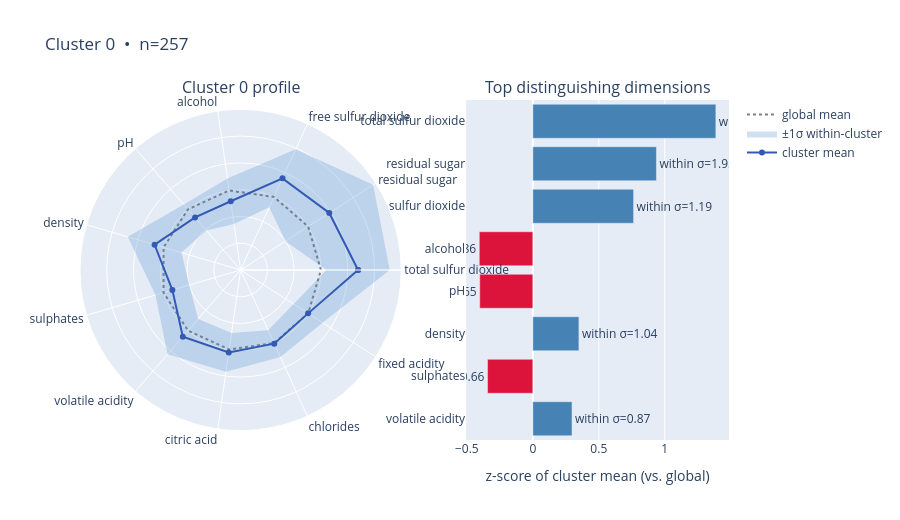
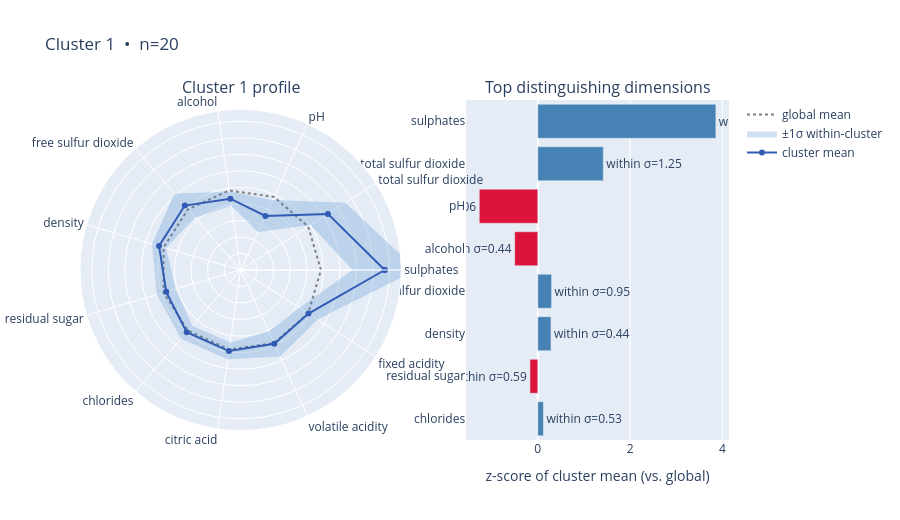
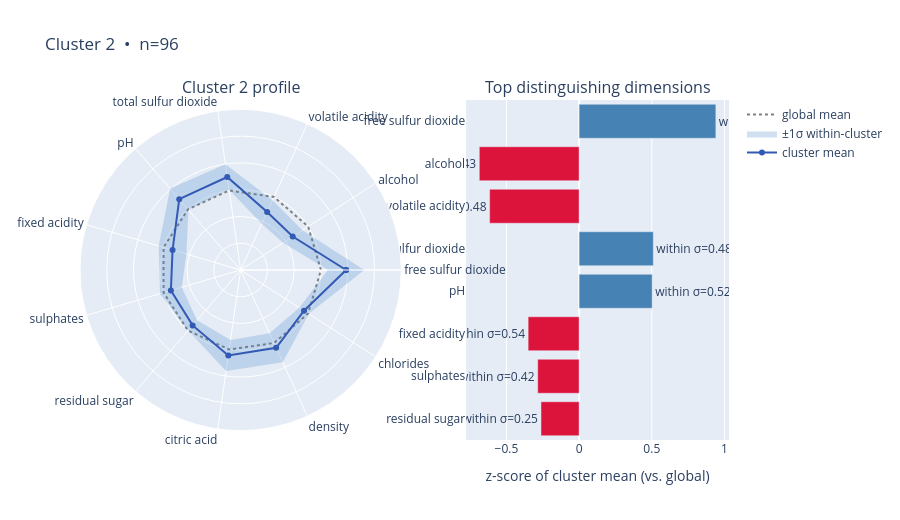
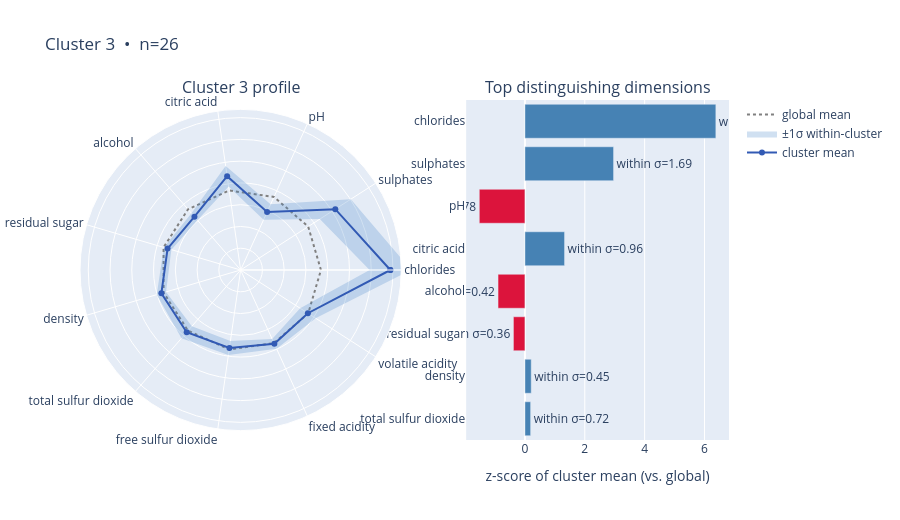

The notebook cell these images were saved under, in order:
### Code cell
for c in sorted(df["cluster"].unique()):
    if c == -1:
        continue  # skip outliers
    fig, rules = cluster_characteristics(c, df, X_scaled_df, feature_cols)
    fig.show()
    print(f"\n--- Cluster {c} predicates ---\n{rules}")

### Figure 1 — Plotly figure (JSON) as saved in the notebook; plotly's stock layout.template omitted (floating-point values rounded to 4 significant figures)
{"data": [{"hoverinfo": "skip", "line": {"color": "gray", "dash": "dot"}, "mode": "lines", "name": "global mean", "r": [3, 3, 3, 3, 3, 3, 3, 3, 3, 3, 3, 3], "subplot": "polar", "theta": ["total sulfur dioxide", "residual sugar", "free sulfur dioxide", "alcohol", "pH", "density", "sulphates", "volatile acidity", "citric acid", "chlorides", "fixed acidity", "total sulfur dioxide"], "type": "scatterpolar"}, {"hoverinfo": "skip", "line": {"width": 0}, "mode": "lines", "r": [5.57, 5.882, 4.953, 3.45, 3.243, 4.393, 3.316, 4.169, 3.845, 3.575, 3.639, 5.57], "showlegend": false, "subplot": "polar", "theta": ["total sulfur dioxide", "residual sugar", "free sulfur dioxide", "alcohol", "pH", "density", "sulphates", "volatile acidity", "citric acid", "chlorides", "fixed acidity", "total sulfur dioxide"], "type": "scatterpolar"}, {"fill": "tonext", "fillcolor": "rgba(70,130,200,0.25)", "line": {"width": 0}, "mode": "lines", "name": "±1σ within-cluster", "r": [3.204, 1.992, 2.573, 1.739, 1.952, 2.305, 1.998, 2.425, 2.374, 2.474, 2.355, 3.204], "subplot": "polar", "theta": ["total sulfur dioxide", "residual sugar", "free sulfur dioxide", "alcohol", "pH", "density", "sulphates", "volatile acidity", "citric acid", "chlorides", "fixed acidity", "total sulfur dioxide"], "type": "scatterpolar"}, {"line": {"color": "rgb(50,90,180)", "width": 2}, "mode": "lines+markers", "name": "cluster mean", "r": [4.387, 3.937, 3.763, 2.594, 2.598, 3.349, 2.657, 3.297, 3.109, 3.025, 2.997, 4.387], "subplot": "polar", "theta": ["total sulfur dioxide", "residual sugar", "free sulfur dioxide", "alcohol", "pH", "density", "sulphates", "volatile acidity", "citric acid", "chlorides", "fixed acidity", "total sulfur dioxide"], "type": "scatterpolar"}, {"marker": {"color": ["steelblue", "steelblue", "steelblue", "crimson", "crimson", "steelblue", "crimson", "steelblue"]}, "orientation": "h", "showlegend": false, "text": ["within σ=1.18", "within σ=1.95", "within σ=1.19", "within σ=0.86", "within σ=0.65", "within σ=1.04", "within σ=0.66", "within σ=0.87"], "textposition": "outside", "type": "bar", "x": [1.387, 0.9366, 0.7634, -0.4056, -0.4023, 0.3492, -0.3432, 0.2968], "xaxis": "x", "y": ["total sulfur dioxide", "residual sugar", "free sulfur dioxide", "alcohol", "pH", "density", "sulphates", "volatile acidity"], "yaxis": "y"}], "layout": {"annotations": [{"font": {"size": 16}, "showarrow": false, "text": "Cluster 0 profile", "x": 0.2475, "xanchor": "center", "xref": "paper", "y": 1, "yanchor": "bottom", "yref": "paper"}, {"font": {"size": 16}, "showarrow": false, "text": "Top distinguishing dimensions", "x": 0.7975, "xanchor": "center", "xref": "paper", "y": 1, "yanchor": "bottom", "yref": "paper"}], "height": 520, "polar": {"domain": {"x": [0, 0.495], "y": [0, 1]}, "radialaxis": {"range": [0, 6], "showticklabels": false}}, "title": {"text": "Cluster 0  •  n=257"}, "xaxis": {"anchor": "y", "domain": [0.595, 1], "title": {"text": "z-score of cluster mean (vs. global)"}}, "yaxis": {"anchor": "x", "autorange": "reversed", "domain": [0, 1]}}}

### Figure 2 — Plotly figure (JSON) as saved in the notebook; plotly's stock layout.template omitted (floating-point values rounded to 4 significant figures)
{"data": [{"hoverinfo": "skip", "line": {"color": "gray", "dash": "dot"}, "mode": "lines", "name": "global mean", "r": [4.859, 4.859, 4.859, 4.859, 4.859, 4.859, 4.859, 4.859, 4.859, 4.859, 4.859, 4.859], "subplot": "polar", "theta": ["sulphates", "total sulfur dioxide", "pH", "alcohol", "free sulfur dioxide", "density", "residual sugar", "chlorides", "citric acid", "volatile acidity", "fixed acidity", "sulphates"], "type": "scatterpolar"}, {"hoverinfo": "skip", "line": {"width": 0}, "mode": "lines", "r": [10.66, 7.523, 4.649, 4.797, 6.112, 5.587, 5.277, 5.508, 5.459, 5.746, 5.527, 10.66], "showlegend": false, "subplot": "polar", "theta": ["sulphates", "total sulfur dioxide", "pH", "alcohol", "free sulfur dioxide", "density", "residual sugar", "chlorides", "citric acid", "volatile acidity", "fixed acidity", "sulphates"], "type": "scatterpolar"}, {"fill": "tonext", "fillcolor": "rgba(70,130,200,0.25)", "line": {"width": 0}, "mode": "lines", "name": "±1σ within-cluster", "r": [6.779, 5.033, 2.533, 3.919, 4.203, 4.702, 4.101, 4.453, 4.449, 4.068, 4.23, 6.779], "subplot": "polar", "theta": ["sulphates", "total sulfur dioxide", "pH", "alcohol", "free sulfur dioxide", "density", "residual sugar", "chlorides", "citric acid", "volatile acidity", "fixed acidity", "sulphates"], "type": "scatterpolar"}, {"line": {"color": "rgb(50,90,180)", "width": 2}, "mode": "lines+markers", "name": "cluster mean", "r": [8.717, 6.278, 3.591, 4.358, 5.157, 5.144, 4.689, 4.98, 4.954, 4.907, 4.879, 8.717], "subplot": "polar", "theta": ["sulphates", "total sulfur dioxide", "pH", "alcohol", "free sulfur dioxide", "density", "residual sugar", "chlorides", "citric acid", "volatile acidity", "fixed acidity", "sulphates"], "type": "scatterpolar"}, {"marker": {"color": ["steelblue", "steelblue", "crimson", "crimson", "steelblue", "steelblue", "crimson", "steelblue"]}, "orientation": "h", "showlegend": false, "text": ["within σ=1.94", "within σ=1.25", "within σ=1.06", "within σ=0.44", "within σ=0.95", "within σ=0.44", "within σ=0.59", "within σ=0.53"], "textposition": "outside", "type": "bar", "x": [3.859, 1.42, -1.267, -0.5003, 0.2989, 0.2856, -0.1694, 0.1219], "xaxis": "x", "y": ["sulphates", "total sulfur dioxide", "pH", "alcohol", "free sulfur dioxide", "density", "residual sugar", "chlorides"], "yaxis": "y"}], "layout": {"annotations": [{"font": {"size": 16}, "showarrow": false, "text": "Cluster 1 profile", "x": 0.2475, "xanchor": "center", "xref": "paper", "y": 1, "yanchor": "bottom", "yref": "paper"}, {"font": {"size": 16}, "showarrow": false, "text": "Top distinguishing dimensions", "x": 0.7975, "xanchor": "center", "xref": "paper", "y": 1, "yanchor": "bottom", "yref": "paper"}], "height": 520, "polar": {"domain": {"x": [0, 0.495], "y": [0, 1]}, "radialaxis": {"range": [0, 9.717], "showticklabels": false}}, "title": {"text": "Cluster 1  •  n=20"}, "xaxis": {"anchor": "y", "domain": [0.595, 1], "title": {"text": "z-score of cluster mean (vs. global)"}}, "yaxis": {"anchor": "x", "autorange": "reversed", "domain": [0, 1]}}}

### Figure 3 — Plotly figure (JSON) as saved in the notebook; plotly's stock layout.template omitted (floating-point values rounded to 4 significant figures)
{"data": [{"hoverinfo": "skip", "line": {"color": "gray", "dash": "dot"}, "mode": "lines", "name": "global mean", "r": [3, 3, 3, 3, 3, 3, 3, 3, 3, 3, 3, 3], "subplot": "polar", "theta": ["free sulfur dioxide", "alcohol", "volatile acidity", "total sulfur dioxide", "pH", "fixed acidity", "sulphates", "residual sugar", "citric acid", "density", "chlorides", "free sulfur dioxide"], "type": "scatterpolar"}, {"hoverinfo": "skip", "line": {"width": 0}, "mode": "lines", "r": [4.619, 2.746, 2.869, 3.991, 4.022, 3.189, 3.137, 2.99, 3.813, 3.789, 3.027, 4.619], "showlegend": false, "subplot": "polar", "theta": ["free sulfur dioxide", "alcohol", "volatile acidity", "total sulfur dioxide", "pH", "fixed acidity", "sulphates", "residual sugar", "citric acid", "density", "chlorides", "free sulfur dioxide"], "type": "scatterpolar"}, {"fill": "tonext", "fillcolor": "rgba(70,130,200,0.25)", "line": {"width": 0}, "mode": "lines", "name": "±1σ within-cluster", "r": [3.261, 1.881, 1.9, 3.03, 2.983, 2.11, 2.293, 2.486, 2.645, 2.598, 2.603, 3.261], "subplot": "polar", "theta": ["free sulfur dioxide", "alcohol", "volatile acidity", "total sulfur dioxide", "pH", "fixed acidity", "sulphates", "residual sugar", "citric acid", "density", "chlorides", "free sulfur dioxide"], "type": "scatterpolar"}, {"line": {"color": "rgb(50,90,180)", "width": 2}, "mode": "lines+markers", "name": "cluster mean", "r": [3.94, 2.314, 2.385, 3.51, 3.502, 2.649, 2.715, 2.738, 3.229, 3.193, 2.815, 3.94], "subplot": "polar", "theta": ["free sulfur dioxide", "alcohol", "volatile acidity", "total sulfur dioxide", "pH", "fixed acidity", "sulphates", "residual sugar", "citric acid", "density", "chlorides", "free sulfur dioxide"], "type": "scatterpolar"}, {"marker": {"color": ["steelblue", "crimson", "crimson", "steelblue", "steelblue", "crimson", "crimson", "crimson"]}, "orientation": "h", "showlegend": false, "text": ["within σ=0.68", "within σ=0.43", "within σ=0.48", "within σ=0.48", "within σ=0.52", "within σ=0.54", "within σ=0.42", "within σ=0.25"], "textposition": "outside", "type": "bar", "x": [0.9404, -0.6865, -0.6154, 0.5103, 0.5024, -0.3506, -0.2848, -0.2622], "xaxis": "x", "y": ["free sulfur dioxide", "alcohol", "volatile acidity", "total sulfur dioxide", "pH", "fixed acidity", "sulphates", "residual sugar"], "yaxis": "y"}], "layout": {"annotations": [{"font": {"size": 16}, "showarrow": false, "text": "Cluster 2 profile", "x": 0.2475, "xanchor": "center", "xref": "paper", "y": 1, "yanchor": "bottom", "yref": "paper"}, {"font": {"size": 16}, "showarrow": false, "text": "Top distinguishing dimensions", "x": 0.7975, "xanchor": "center", "xref": "paper", "y": 1, "yanchor": "bottom", "yref": "paper"}], "height": 520, "polar": {"domain": {"x": [0, 0.495], "y": [0, 1]}, "radialaxis": {"range": [0, 6], "showticklabels": false}}, "title": {"text": "Cluster 2  •  n=96"}, "xaxis": {"anchor": "y", "domain": [0.595, 1], "title": {"text": "z-score of cluster mean (vs. global)"}}, "yaxis": {"anchor": "x", "autorange": "reversed", "domain": [0, 1]}}}

### Figure 4 — Plotly figure (JSON) as saved in the notebook; plotly's stock layout.template omitted (floating-point values rounded to 4 significant figures)
{"data": [{"hoverinfo": "skip", "line": {"color": "gray", "dash": "dot"}, "mode": "lines", "name": "global mean", "r": [7.379, 7.379, 7.379, 7.379, 7.379, 7.379, 7.379, 7.379, 7.379, 7.379, 7.379, 7.379], "subplot": "polar", "theta": ["chlorides", "sulphates", "pH", "citric acid", "alcohol", "residual sugar", "density", "total sulfur dioxide", "free sulfur dioxide", "fixed acidity", "volatile acidity", "chlorides"], "type": "scatterpolar"}, {"hoverinfo": "skip", "line": {"width": 0}, "mode": "lines", "r": [15.66, 12.03, 6.63, 9.662, 6.898, 7.354, 8.037, 8.294, 7.892, 7.946, 8.184, 15.66], "showlegend": false, "subplot": "polar", "theta": ["chlorides", "sulphates", "pH", "citric acid", "alcohol", "residual sugar", "density", "total sulfur dioxide", "free sulfur dioxide", "fixed acidity", "volatile acidity", "chlorides"], "type": "scatterpolar"}, {"fill": "tonext", "fillcolor": "rgba(70,130,200,0.25)", "line": {"width": 0}, "mode": "lines", "name": "±1σ within-cluster", "r": [11.85, 8.649, 5.079, 7.745, 6.062, 6.634, 7.142, 6.846, 6.596, 6.975, 6.503, 11.85], "subplot": "polar", "theta": ["chlorides", "sulphates", "pH", "citric acid", "alcohol", "residual sugar", "density", "total sulfur dioxide", "free sulfur dioxide", "fixed acidity", "volatile acidity", "chlorides"], "type": "scatterpolar"}, {"line": {"color": "rgb(50,90,180)", "width": 2}, "mode": "lines+markers", "name": "cluster mean", "r": [13.76, 10.34, 5.854, 8.703, 6.48, 6.994, 7.589, 7.57, 7.244, 7.461, 7.343, 13.76], "subplot": "polar", "theta": ["chlorides", "sulphates", "pH", "citric acid", "alcohol", "residual sugar", "density", "total sulfur dioxide", "free sulfur dioxide", "fixed acidity", "volatile acidity", "chlorides"], "type": "scatterpolar"}, {"marker": {"color": ["steelblue", "steelblue", "crimson", "steelblue", "crimson", "crimson", "steelblue", "steelblue"]}, "orientation": "h", "showlegend": false, "text": ["within σ=1.91", "within σ=1.69", "within σ=0.78", "within σ=0.96", "within σ=0.42", "within σ=0.36", "within σ=0.45", "within σ=0.72"], "textposition": "outside", "type": "bar", "x": [6.379, 2.962, -1.525, 1.324, -0.8989, -0.385, 0.2101, 0.1905], "xaxis": "x", "y": ["chlorides", "sulphates", "pH", "citric acid", "alcohol", "residual sugar", "density", "total sulfur dioxide"], "yaxis": "y"}], "layout": {"annotations": [{"font": {"size": 16}, "showarrow": false, "text": "Cluster 3 profile", "x": 0.2475, "xanchor": "center", "xref": "paper", "y": 1, "yanchor": "bottom", "yref": "paper"}, {"font": {"size": 16}, "showarrow": false, "text": "Top distinguishing dimensions", "x": 0.7975, "xanchor": "center", "xref": "paper", "y": 1, "yanchor": "bottom", "yref": "paper"}], "height": 520, "polar": {"domain": {"x": [0, 0.495], "y": [0, 1]}, "radialaxis": {"range": [0, 14.76], "showticklabels": false}}, "title": {"text": "Cluster 3  •  n=26"}, "xaxis": {"anchor": "y", "domain": [0.595, 1], "title": {"text": "z-score of cluster mean (vs. global)"}}, "yaxis": {"anchor": "x", "autorange": "reversed", "domain": [0, 1]}}}
